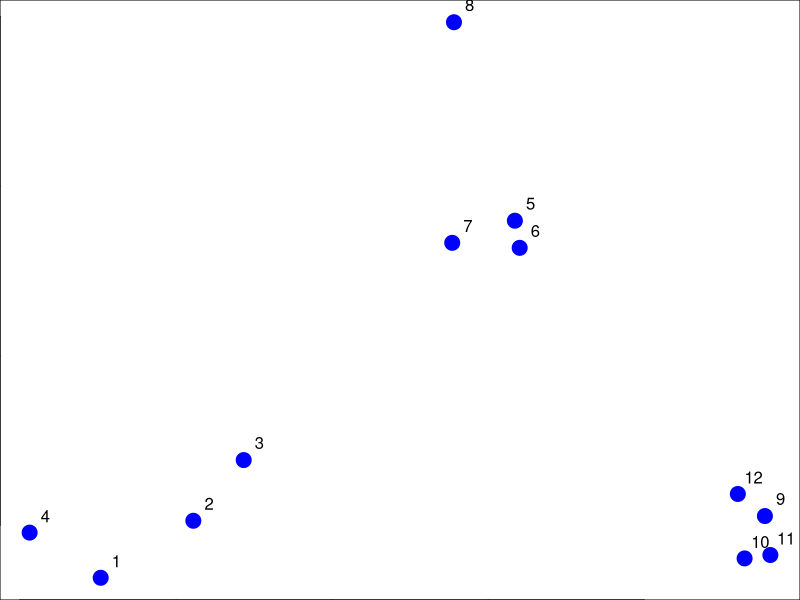

R code for this plot:
#Hierarchial Clustering- Example

set.seed(1234)
par(mar=c(0,0,0,0))
x<-rnorm(12,mean=rep(1:3,each=4),sd=0.2)
y<-rnorm(12,mean=rep(c(1,2,1),each=4),sd=0.2)
plot(x,y,col="blue",pch=19,cex=2)
text(x+0.05,y+0.05,labels=as.character(1:12))

dataFrame<-data.frame(x=x,y=y)
dist(dataFrame)